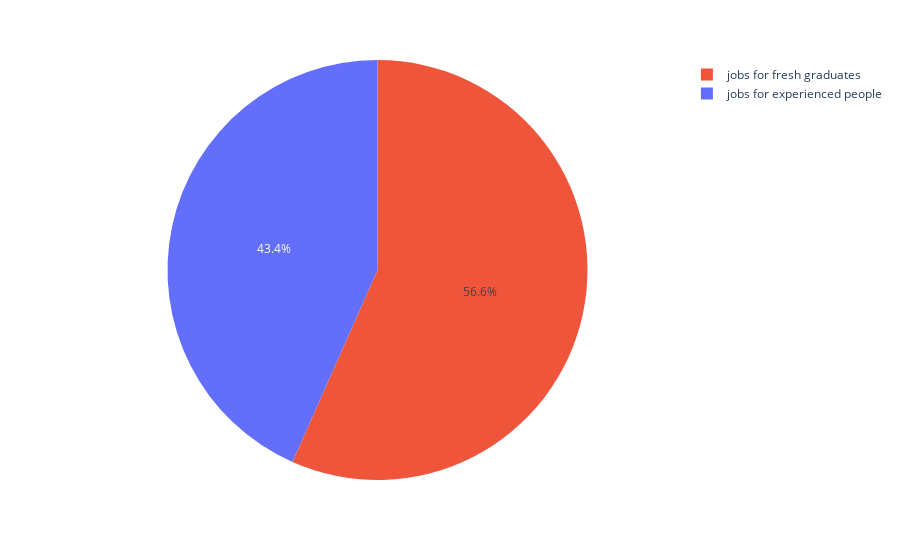

Source (notebook cell):
### Code cell
#as we can see, most of the jobs are focused on fresh graduates
fig = px.pie( values=[jobs_experienced_count, fresh_grad_jobs_count], 
             names=["jobs for experienced people","jobs for fresh graduates"],
             color=["red","blue"])
fig.show()

### Figure 1 — Plotly figure (JSON) as saved in the notebook; plotly's stock layout.template omitted (floating-point values rounded to 4 significant figures)
{"data": [{"customdata": [["red"], ["blue"]], "domain": {"x": [0, 1], "y": [0, 1]}, "hovertemplate": "label=%{label}<br>value=%{value}<br>color=%{customdata[0]}<extra></extra>", "labels": ["jobs for experienced people", "jobs for fresh graduates"], "legendgroup": "", "marker": {"colors": ["#636efa", "#EF553B"]}, "name": "", "showlegend": true, "type": "pie", "values": [637, 832]}], "layout": {"autosize": true, "legend": {"tracegroupgap": 0}, "margin": {"t": 60}}}
